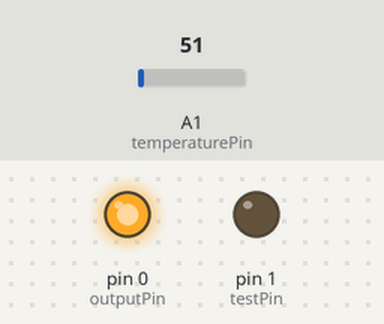
Simulated run of this sketch. Board: Arduino Uno, built with avr-gcc and run on an emulated ATmega328P. Parts: output pins drawn as LEDs (lit = HIGH). The inputs (shaded band) are chosen by the test bench; at power-on: A1 (temperaturePin) = 51.

Above: at 0.3 s.
Timing chart, 0 to 1.8 s (numbered marks = the images above):
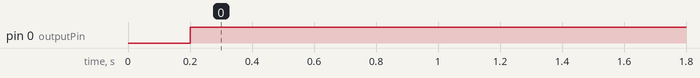

Measured:
- by itself, pin 0 (outputPin): LOW → HIGH at 0.20 s

The sketch:

tiny_guard.ino
```cpp
const int break_analogRead = 377;

const byte temperaturePin = A1;
const byte outputPin = 0;
const byte testPin = 1;

const byte ON = 0;
const byte OFF = 255;

void setup() {
    pinMode(temperaturePin, INPUT);
    pinMode(outputPin, OUTPUT);
}

int fail_count = 0;
void loop() {
    int in = analogRead(temperaturePin);

    analogWrite(testPin, in / 4);
    if (in < break_analogRead) {
      // system failed, temperature too high
      ++fail_count;
    } else {
      fail_count = 0;
    }

    if (fail_count > 4) {
      analogWrite(outputPin, OFF);
    } else {
      analogWrite(outputPin, ON);
    }

    delay(50);
}
```
